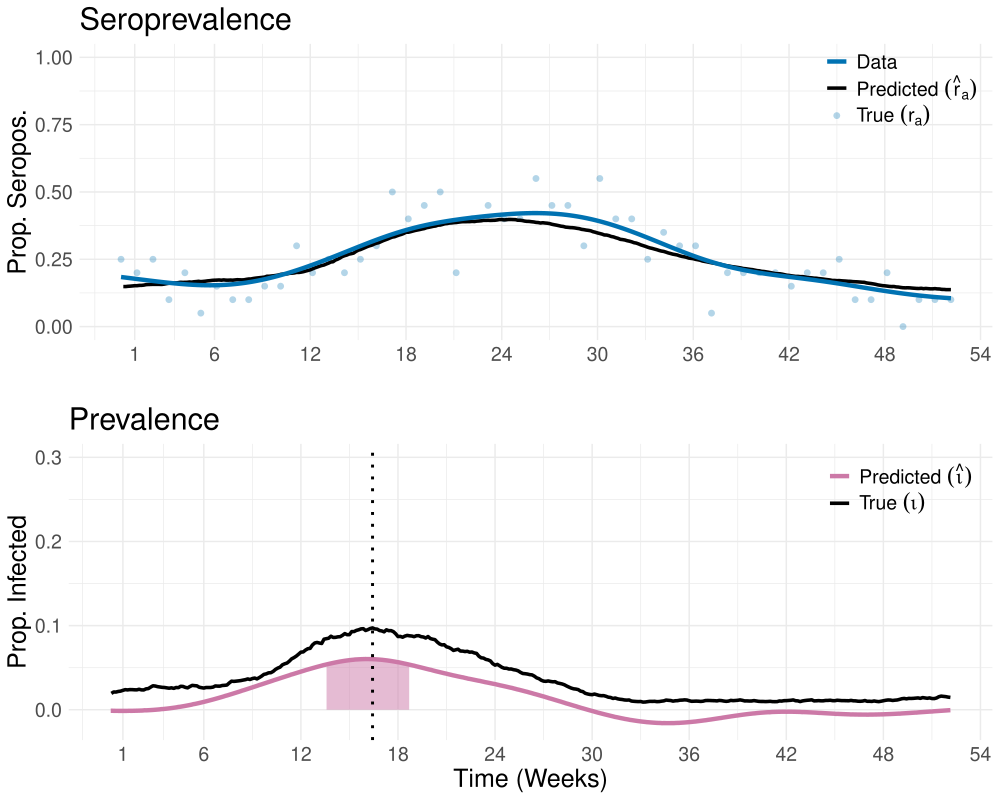

R code for this plot:
# R code to produce Figure 2a
# Relies on Sim_epi_model.R and Sample_epi_model.R
###################################
set=200
df <- sample.list[[set]]
kspline <- ksmooth(df$t, df$R_a_sample/n_trials, "normal", bandwidth = 50, n.points=length(df$t) )
R_t_k <- diff(kspline$y)
kspline_I <- ((R_t_k +
                 kspline$y[-1] *
                 (pars[sample.list[[set]]$pars_id[1],]$omega_a+with(pars[set,], 
                                                    b_func(t=seq(2,365,1), g=g, s=s, psi=psi, f=f)))  )/
                pars[sample.list[[set]]$pars_id[1],]$gamma)
# Create a new data frame for plotting
df_plot <- data.frame(
  Time = df$t,
  Seropositive = df$R_a_sample / n_trials
)

spline_df_plot <- data.frame(
  Time = df$t[-1],
  Prop_Infected = kspline_I
)

quantile <- subset(spline_df_plot, kspline_I>quantile(kspline_I, probs = 0.90))
min(quantile$Time)
max(quantile$Time)

##########################################
A <- ggplot() +
  geom_point(data=df_plot, aes(x = Time, y = Seropositive, color = "Daily Data"), size = 2, alpha=0.3, shape=16)+ 
  geom_line(data = data.frame(Time = data.tau.list.1_365[[1]]$t[-1], 
                              Value = data.tau.list.1_365[[set]]$R_a[-1] / data.tau.list.1_365[[set]]$N[-1]),
            aes(x = Time, y = Value, color = "True"), size = 1.2, alpha=1, linetype=1) +
  geom_line(data = data.frame(Time = df$t, Value = kspline$y), 
            aes(x = Time, y = Value, color = "Predicted"), size = 1.5) +

  labs(title = "Seroprevalence", x = "", y = "Prop. Seropos.") +
  theme_minimal() +
  theme(text = element_text(size = 18)) +
  theme(legend.position = c(0.9, 0.9))+
  scale_y_continuous(limits = c(0, 1)) +
  scale_x_continuous(
    breaks = c(1, seq(91.25, 365*2, by = 91.25)) )+
  theme(plot.title = element_text(hjust = 0)) +
  scale_color_manual(values = c("Daily Data"="#0072B2","True" = "black", "Predicted" = "#0072B2"),
                     labels = c(TeX("Data"),TeX("Predicted $(\\hat{r}_a)$"), TeX("True $(r_a)$"))) +
  guides(color = guide_legend(title = ""))


######################################
B <- ggplot() +
  geom_line(data = data.frame(Time = data.tau.list.1_365[[set]]$t[-1], 
                              Value = data.tau.list.1_365[[set]]$I[-1] / data.tau.list.1_365[[set]]$N[-1]),
            aes(x = Time, y = Value, color = "True"), size = 1.2, alpha=1) +
  geom_line(data = spline_df_plot, aes(x = Time, y = Prop_Infected, color = "Predicted"), size = 1.5) +

  labs(title = "Prevalence", x = "Time (Days)", y = "Prop. Infected") +
  theme_minimal() +
  theme(text = element_text(size = 18))+
  theme(legend.position = c(0.9, 0.9))+
  scale_y_continuous(limits = c(-0.01, 0.3)) +
  scale_x_continuous(
    breaks = c(1, seq(91.25, 365*2, by = 91.25)) )+
  scale_color_manual(values = c("Predicted" = "#CC79A7", "True" = "black"),
                     labels = c(TeX("Predicted $(\\hat{\\iota})$"), TeX("True $(\\iota)$"))) +
  guides(color = guide_legend(title = ""))+
  geom_ribbon(data = subset(spline_df_plot, Time >= min(quantile$Time) & Time <= max(quantile$Time)), 
              aes(x = Time, ymin = 0, ymax = Prop_Infected), 
              fill = "#CC79A7", alpha = 0.5)+
  geom_vline(xintercept = pars[set,]$peak_I_1, linetype=3, size=1)

plot <- plot_grid(A,B, ncol = 1, nrow = 2, rel_heights=c(1,1))
plot
